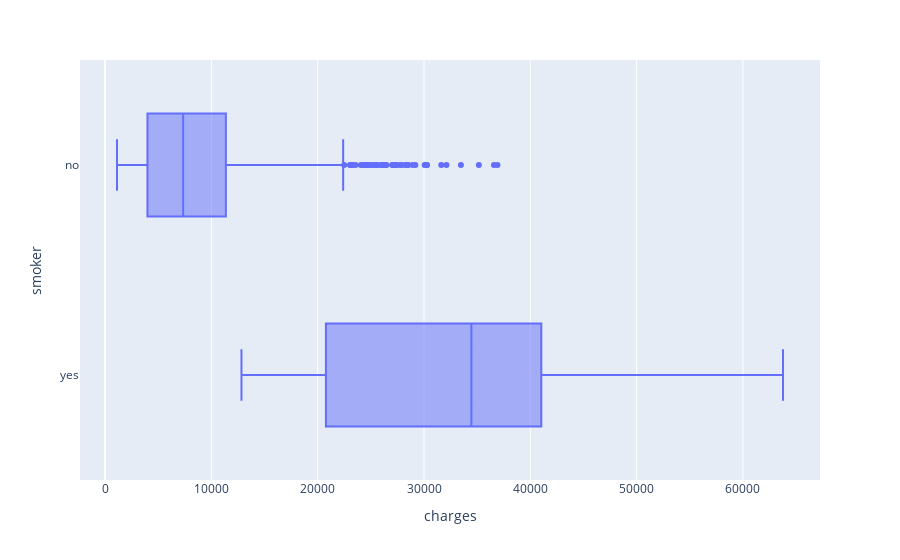

Notebook code for this chart:
### Markdown cell above
we use y attribute to to make n-boxplots depends on y variable 

it'll be useful when y variable is categorical

### Code cell
fig = px.box(data_frame= data , 
            x = 'charges',
            y = 'smoker' 
)
fig.update_layout(
    xaxis = dict(tickformat = ".0f")
)
fig.show()

### Figure 1 — Plotly figure (JSON) as saved in the notebook; plotly's stock layout.template omitted (floating-point values rounded to 4 significant figures; data arrays with more than 128 entries replaced by an {"elided": "..."} marker saying what was removed)
{"data": [{"alignmentgroup": "True", "hovertemplate": "charges=%{x}<br>smoker=%{y}<extra></extra>", "legendgroup": "", "marker": {"color": "#636efa"}, "name": "", "notched": false, "offsetgroup": "", "orientation": "h", "showlegend": false, "type": "box", "x": {"elided": "1338 float values"}, "x0": " ", "xaxis": "x", "y": {"elided": "1338 str values"}, "y0": " ", "yaxis": "y"}], "layout": {"boxmode": "group", "legend": {"tracegroupgap": 0}, "margin": {"t": 60}, "xaxis": {"anchor": "y", "domain": [0, 1], "tickformat": ".0f", "title": {"text": "charges"}}, "yaxis": {"anchor": "x", "domain": [0, 1], "title": {"text": "smoker"}}}}
